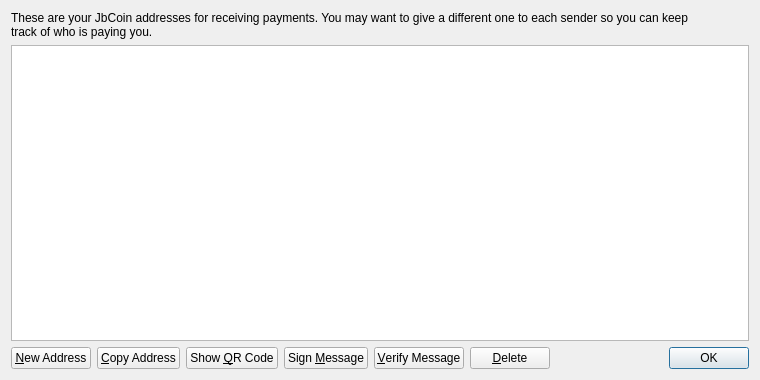
<?xml version="1.0" encoding="UTF-8"?>
<ui version="4.0">
 <class>AddressBookPage</class>
 <widget class="QWidget" name="AddressBookPage">
  <property name="geometry">
   <rect>
    <x>0</x>
    <y>0</y>
    <width>760</width>
    <height>380</height>
   </rect>
  </property>
  <property name="windowTitle">
   <string>Address Book</string>
  </property>
  <layout class="QVBoxLayout" name="verticalLayout">
   <item>
    <widget class="QLabel" name="labelExplanation">
     <property name="text">
      <string>These are your JbCoin addresses for receiving payments. You may want to give a different one to each sender so you can keep 
track of who is paying you.</string>
     </property>
     <property name="textFormat">
      <enum>Qt::PlainText</enum>
     </property>
     <property name="wordWrap">
      <bool>true</bool>
     </property>
    </widget>
   </item>
   <item>
    <widget class="QTableView" name="tableView">
     <property name="contextMenuPolicy">
      <enum>Qt::CustomContextMenu</enum>
     </property>
     <property name="toolTip">
      <string>Double-click to edit address or label</string>
     </property>
     <property name="tabKeyNavigation">
      <bool>false</bool>
     </property>
     <property name="alternatingRowColors">
      <bool>true</bool>
     </property>
     <property name="selectionMode">
      <enum>QAbstractItemView::SingleSelection</enum>
     </property>
     <property name="selectionBehavior">
      <enum>QAbstractItemView::SelectRows</enum>
     </property>
     <property name="sortingEnabled">
      <bool>true</bool>
     </property>
     <attribute name="verticalHeaderVisible">
      <bool>false</bool>
     </attribute>
    </widget>
   </item>
   <item>
    <layout class="QHBoxLayout" name="horizontalLayout">
     <item>
      <widget class="QPushButton" name="newAddressButton">
       <property name="toolTip">
        <string>Create a new address</string>
       </property>
       <property name="text">
        <string>&amp;New Address</string>
       </property>
       <property name="icon">
        <iconset resource="../bitcoin.qrc">
         <normaloff>:/icons/add</normaloff>:/icons/add</iconset>
       </property>
      </widget>
     </item>
     <item>
      <widget class="QPushButton" name="copyToClipboard">
       <property name="toolTip">
        <string>Copy the currently selected address to the system clipboard</string>
       </property>
       <property name="text">
        <string>&amp;Copy Address</string>
       </property>
       <property name="icon">
        <iconset resource="../bitcoin.qrc">
         <normaloff>:/icons/editcopy</normaloff>:/icons/editcopy</iconset>
       </property>
      </widget>
     </item>
     <item>
      <widget class="QPushButton" name="showQRCode">
       <property name="text">
        <string>Show &amp;QR Code</string>
       </property>
       <property name="icon">
        <iconset resource="../bitcoin.qrc">
         <normaloff>:/icons/qrcode</normaloff>:/icons/qrcode</iconset>
       </property>
      </widget>
     </item>
     <item>
      <widget class="QPushButton" name="signMessage">
       <property name="toolTip">
        <string>Sign a message to prove you own a JbCoin address</string>
       </property>
       <property name="text">
        <string>Sign &amp;Message</string>
       </property>
       <property name="icon">
        <iconset resource="../bitcoin.qrc">
         <normaloff>:/icons/edit</normaloff>:/icons/edit</iconset>
       </property>
      </widget>
     </item>
     <item>
      <widget class="QPushButton" name="verifyMessage">
       <property name="toolTip">
        <string>Verify a message to ensure it was signed with a specified JbCoin address</string>
       </property>
       <property name="text">
        <string>&amp;Verify Message</string>
       </property>
       <property name="icon">
        <iconset resource="../bitcoin.qrc">
         <normaloff>:/icons/transaction_0</normaloff>:/icons/transaction_0</iconset>
       </property>
      </widget>
     </item>
     <item>
      <widget class="QPushButton" name="deleteButton">
       <property name="toolTip">
        <string>Delete the currently selected address from the list</string>
       </property>
       <property name="text">
        <string>&amp;Delete</string>
       </property>
       <property name="icon">
        <iconset resource="../bitcoin.qrc">
         <normaloff>:/icons/remove</normaloff>:/icons/remove</iconset>
       </property>
      </widget>
     </item>
     <item>
      <spacer name="horizontalSpacer">
       <property name="orientation">
        <enum>Qt::Horizontal</enum>
       </property>
       <property name="sizeHint" stdset="0">
        <size>
         <width>40</width>
         <height>20</height>
        </size>
       </property>
      </spacer>
     </item>
     <item>
      <widget class="QDialogButtonBox" name="buttonBox">
       <property name="sizePolicy">
        <sizepolicy hsizetype="Maximum" vsizetype="Fixed">
         <horstretch>0</horstretch>
         <verstretch>0</verstretch>
        </sizepolicy>
       </property>
       <property name="standardButtons">
        <set>QDialogButtonBox::Ok</set>
       </property>
      </widget>
     </item>
    </layout>
   </item>
  </layout>
 </widget>
 <resources>
  <include location="../bitcoin.qrc"/>
 </resources>
 <connections/>
</ui>
